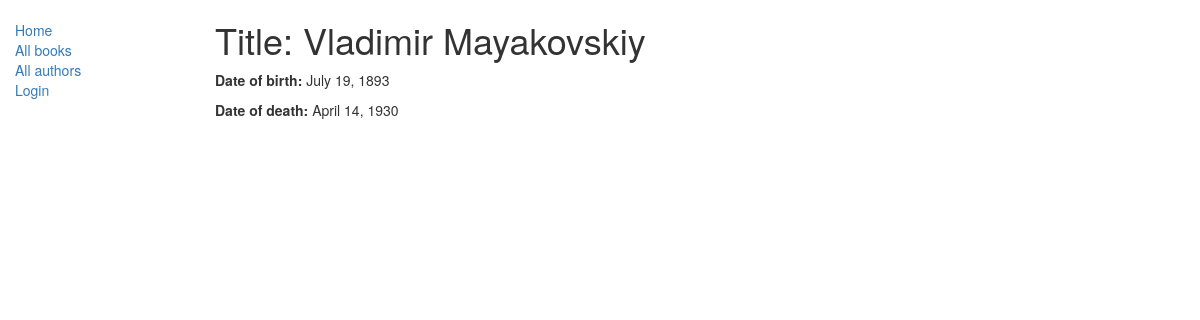
Screenshot of /catalog/author/4 with the database file from the repository.
### catalog/models.py (models this page shows, shortened)
class Author(models.Model):
    first_name = models.CharField(max_length=100)
    second_name = models.CharField(max_length=100)
    date_of_birth = models.DateField(null=True, blank=True)
    date_of_death = models.DateField('died', null=True, blank=True)
    class Meta:
        ordering = ['second_name', 'first_name']

### catalog/views.py (the view)
# urls.py: path('author/<int:pk>', view=views.AuthorDetailView.as_view(), name='author_detail'),
class AuthorDetailView(generic.DetailView):
    model = Author

### catalog/templates/catalog/author_detail.html
{% extends "base_generic.html" %}
{% block content %}
  <h1>Title: {{ author.first_name }} {{ author.second_name}}</h1>
  <p><strong>Date of birth:</strong> {{ author.date_of_birth }}</p>
  <p><strong>Date of death:</strong> {{ author.date_of_death }}</p>
{% endblock %}

### rows the page displays
Author: first_name "Vladimir", second_name "Mayakovskiy", date_of_birth "July 19, 1893", date_of_death "April 14, 1930"
